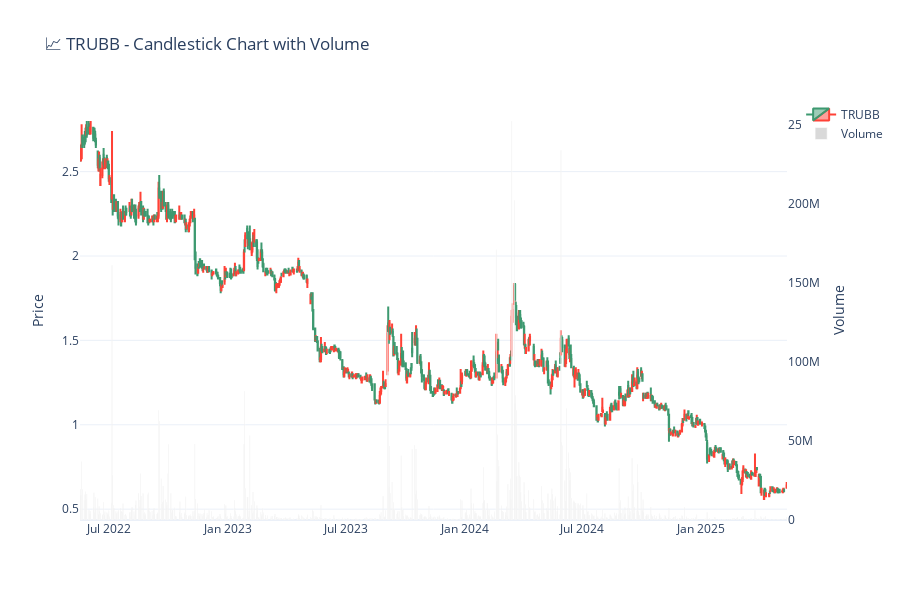

Source (notebook cell):
### Code cell
import plotly.graph_objects as go

# ✅ สร้างกราฟ Candlestick
fig = go.Figure()

# 🔹 แท่งเทียนราคา
fig.add_trace(go.Candlestick(
    x=df['time'],
    open=df['open_price'],
    high=df['high_price'],
    low=df['low_price'],
    close=df['close_price'],
    name=stock
))

# 🔹 Volume bar (แถบปริมาณการซื้อขาย)
fig.add_trace(go.Bar(
    x=df['time'],
    y=df['volume'],
    marker_color='rgba(128,128,128,0.3)',
    yaxis='y2',
    name='Volume'
))

# ✅ ปรับ layout ให้เหมือน TradingView
fig.update_layout(
    title=f'📈 {stock} - Candlestick Chart with Volume',
    xaxis_rangeslider_visible=False,
    yaxis=dict(title='Price'),
    yaxis2=dict(
        title='Volume',
        overlaying='y',
        side='right',
        showgrid=False
    ),
    height=600,
    template='plotly_white'
)

fig.show()

### Figure 1 — Plotly figure (JSON) as saved in the notebook; plotly's stock layout.template omitted (floating-point values rounded to 4 significant figures; data arrays with more than 128 entries replaced by an {"elided": "..."} marker saying what was removed)
{"data": [{"close": {"elided": "728 float values"}, "high": {"elided": "728 float values"}, "low": {"elided": "728 float values"}, "name": "TRUBB", "open": {"elided": "728 float values"}, "type": "candlestick", "x": {"elided": "728 str values"}}, {"marker": {"color": "rgba(128,128,128,0.3)"}, "name": "Volume", "type": "bar", "x": {"elided": "728 str values"}, "y": {"elided": "728 float values"}, "yaxis": "y2"}], "layout": {"height": 600, "title": {"text": "📈 TRUBB - Candlestick Chart with Volume"}, "xaxis": {"rangeslider": {"visible": false}}, "yaxis": {"title": {"text": "Price"}}, "yaxis2": {"overlaying": "y", "showgrid": false, "side": "right", "title": {"text": "Volume"}}}}
